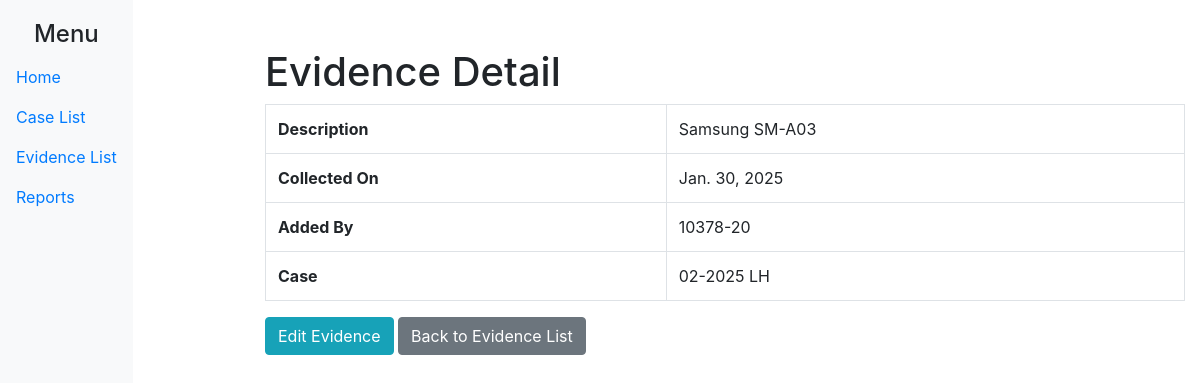
Page /evidence/1/ on the committed database.
### inventory/models.py (models this page shows, shortened)
class Evidence(models.Model):
    case = models.ForeignKey(Case, on_delete=models.CASCADE, related_name='evidences')
    description = models.TextField()
    collected_on = models.DateField()
    added_by = models.CharField(max_length=255)

class Case(models.Model):
    name = models.CharField(max_length=255)
    number = models.CharField(max_length=100)
    hovj = models.CharField(max_length=255)
    team = models.CharField(max_length=255)

### inventory/views.py (the view)
# urls.py: path('evidence/<int:evidence_id>/', views.evidence_detail, name='evidence_detail'),
def evidence_detail(request, evidence_id):
    evidence = get_object_or_404(Evidence, id=evidence_id)
    return render(request, 'inventory/evidence_detail.html', {'evidence': evidence})

### inventory/templates/inventory/evidence_detail.html (shortened to what this page needs)
<!DOCTYPE html>
<html lang="en">
<head>
    <link rel="stylesheet" href="https://stackpath.bootstrapcdn.com/bootstrap/4.5.2/css/bootstrap.min.css">
</head>
<body>
    <div class="sidebar bg-light">
        <h4 class="text-center">Menu</h4>
        <ul class="nav flex-column">
            <li class="nav-item">
                <a class="nav-link" href="{% url 'home' %}">Home</a>
            </li>
            <li class="nav-item">
                <a class="nav-link" href="{% url 'case_list' %}">Case List</a>
            </li>
            <li class="nav-item">
                <a class="nav-link" href="{% url 'evidence_list' %}">Evidence List</a>
            </li>
            <li class="nav-item">
                <a class="nav-link" href="{% url 'reports' %}">Reports</a>
            </li>
        </ul>
    </div>
    <div class="content">
        <div class="container">
            <h1 class="mt-5">Evidence Detail</h1>
            <table class="table table-bordered">
                <tr>
                    <th>Description</th>
                    <td>{{ evidence.description }}</td>
                </tr>
                <tr>
                    <th>Collected On</th>
                    <td>{{ evidence.collected_on }}</td>
                </tr>
                <tr>
                    <th>Added By</th>
                    <td>{{ evidence.added_by }}</td>
                </tr>
                <tr>
                    <th>Case</th>
                    <td>{{ evidence.case.name }}</td>  <!-• Assuming the Case model has a 'name' field -->
                </tr>
            </table>
                <div class="mb-3">
                    <a href="{% url 'edit_evidence' evidence.id %}" class="btn btn-info">Edit Evidence</a>
                    <a href="{% url 'evidence_list' %}" class="btn btn-secondary">Back to Evidence List</a>  <!-• Updated link -->
                </div>
        </div>
    </div>
</body>
</html>

### inventory/templates/inventory/evidence_detail.html (style rules this page uses)
body { overflow-x: hidden; }
.sidebar { height: 100vh; position: fixed; top: 0; left: 0; z-index: 100; padding-top: 20px; }
.content { margin-left: 250px; }

### rows in the picture
Evidence: description "Samsung SM-A03", collected_on "Jan. 30, 2025", added_by "10378-20", case.name "02-2025 LH"
